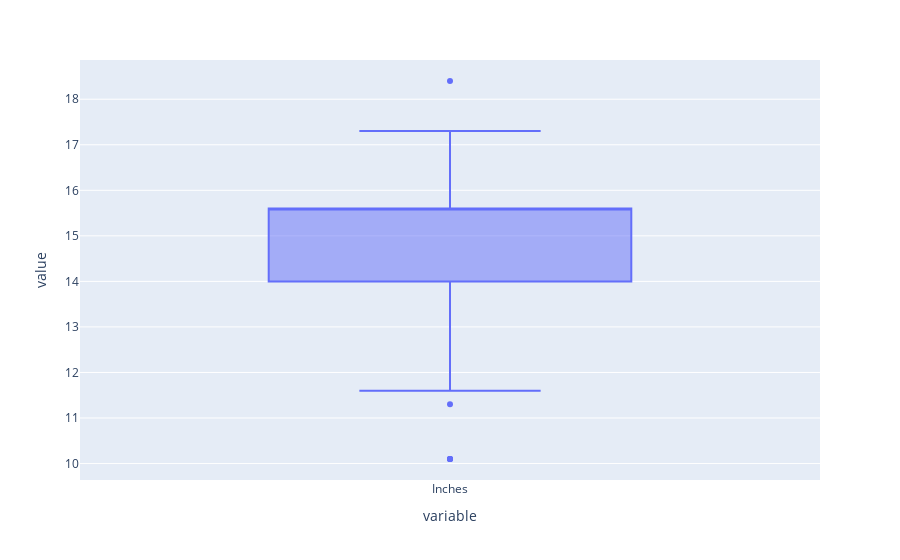

The code cell stored with this chart in its notebook:
### Code cell
px.box(df['Inches'])

### Figure 1 — Plotly figure (JSON) as saved in the notebook; plotly's stock layout.template omitted (floating-point values rounded to 4 significant figures; data arrays with more than 128 entries replaced by an {"elided": "..."} marker saying what was removed)
{"data": [{"alignmentgroup": "True", "hovertemplate": "variable=%{x}<br>value=%{y}<extra></extra>", "legendgroup": "", "marker": {"color": "#636efa"}, "name": "", "notched": false, "offsetgroup": "", "orientation": "v", "showlegend": false, "type": "box", "x": {"elided": "1303 str values"}, "x0": " ", "xaxis": "x", "y": {"elided": "1303 float values"}, "y0": " ", "yaxis": "y"}], "layout": {"boxmode": "group", "legend": {"tracegroupgap": 0}, "margin": {"t": 60}, "xaxis": {"anchor": "y", "domain": [0, 1], "title": {"text": "variable"}}, "yaxis": {"anchor": "x", "domain": [0, 1], "title": {"text": "value"}}}}
